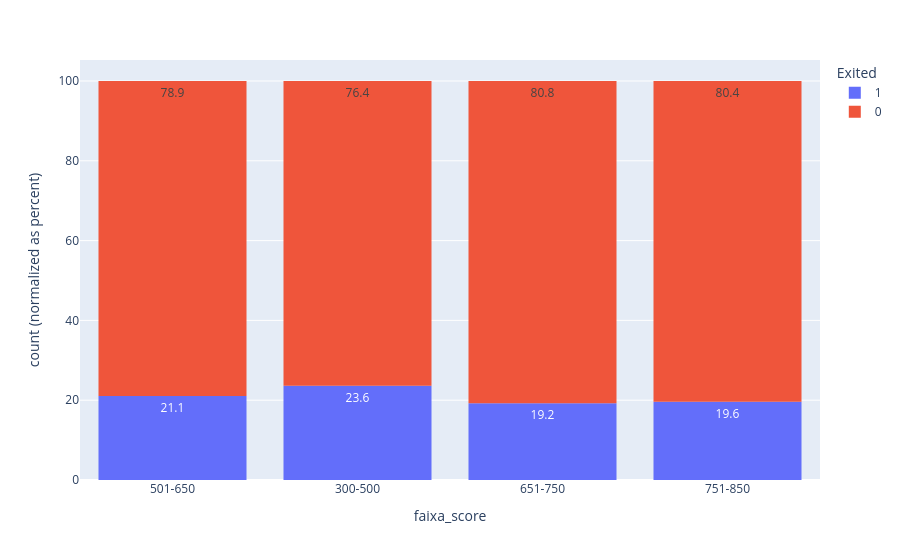

This figure's notebook cell:
### Markdown cell above
#### Score de crédito

### Code cell
tabela['faixa_score'] = pd.cut(tabela['CreditScore'], bins=[300,500,650,750,850],                   
                                labels=['300-500','501-650','651-750','751-850'])

grafico = px.histogram(tabela, x='faixa_score', color='Exited',
                            barnorm='percent', text_auto='.1f')

grafico.show()

### Figure 1 — Plotly figure (JSON) as saved in the notebook; plotly's stock layout.template omitted (floating-point values rounded to 4 significant figures; data arrays with more than 128 entries replaced by an {"elided": "..."} marker saying what was removed)
{"data": [{"bingroup": "x", "hovertemplate": "Exited=1<br>faixa_score=%{x}<br>count (normalized as percent)=%{y}<extra></extra>", "legendgroup": "1", "marker": {"color": "#636efa", "pattern": {"shape": ""}}, "name": "1", "orientation": "v", "showlegend": true, "texttemplate": "%{value:.1f}", "type": "histogram", "x": {"elided": "2037 str values"}, "xaxis": "x", "yaxis": "y"}, {"bingroup": "x", "hovertemplate": "Exited=0<br>faixa_score=%{x}<br>count (normalized as percent)=%{y}<extra></extra>", "legendgroup": "0", "marker": {"color": "#EF553B", "pattern": {"shape": ""}}, "name": "0", "orientation": "v", "showlegend": true, "texttemplate": "%{value:.1f}", "type": "histogram", "x": {"elided": "7963 str values"}, "xaxis": "x", "yaxis": "y"}], "layout": {"barmode": "relative", "barnorm": "percent", "legend": {"title": {"text": "Exited"}, "tracegroupgap": 0}, "margin": {"t": 60}, "xaxis": {"anchor": "y", "domain": [0, 1], "title": {"text": "faixa_score"}}, "yaxis": {"anchor": "x", "domain": [0, 1], "title": {"text": "count (normalized as percent)"}}}}
